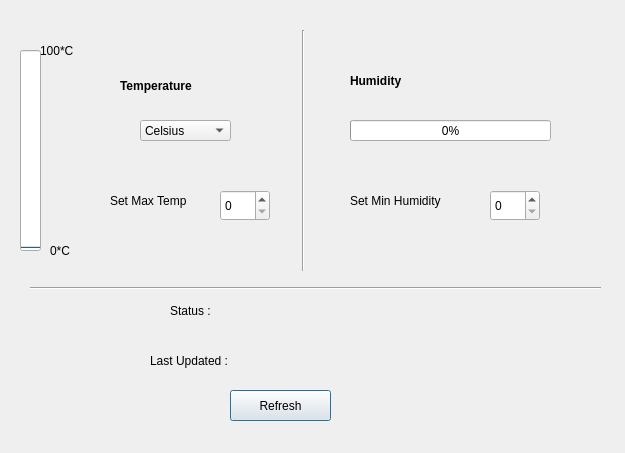
<?xml version="1.0" encoding="UTF-8"?>
<ui version="4.0">
 <class>Dialog</class>
 <widget class="QDialog" name="Dialog">
  <property name="geometry">
   <rect>
    <x>0</x>
    <y>0</y>
    <width>625</width>
    <height>453</height>
   </rect>
  </property>
  <property name="windowTitle">
   <string>Dialog</string>
  </property>
  <widget class="QPushButton" name="pushButton">
   <property name="geometry">
    <rect>
     <x>230</x>
     <y>390</y>
     <width>101</width>
     <height>31</height>
    </rect>
   </property>
   <property name="text">
    <string>Refresh</string>
   </property>
  </widget>
  <widget class="QLabel" name="label_temp">
   <property name="geometry">
    <rect>
     <x>120</x>
     <y>70</y>
     <width>121</width>
     <height>31</height>
    </rect>
   </property>
   <property name="font">
    <font>
     <weight>75</weight>
     <bold>true</bold>
    </font>
   </property>
   <property name="text">
    <string>Temperature</string>
   </property>
  </widget>
  <widget class="QLabel" name="label_humidity">
   <property name="geometry">
    <rect>
     <x>350</x>
     <y>70</y>
     <width>67</width>
     <height>21</height>
    </rect>
   </property>
   <property name="font">
    <font>
     <weight>75</weight>
     <bold>true</bold>
    </font>
   </property>
   <property name="text">
    <string>Humidity</string>
   </property>
  </widget>
  <widget class="QLabel" name="label_temp_value">
   <property name="geometry">
    <rect>
     <x>230</x>
     <y>70</y>
     <width>67</width>
     <height>21</height>
    </rect>
   </property>
   <property name="text">
    <string/>
   </property>
  </widget>
  <widget class="QLabel" name="label_humidity_value">
   <property name="geometry">
    <rect>
     <x>440</x>
     <y>70</y>
     <width>67</width>
     <height>21</height>
    </rect>
   </property>
   <property name="text">
    <string/>
   </property>
  </widget>
  <widget class="QLabel" name="label_status">
   <property name="geometry">
    <rect>
     <x>170</x>
     <y>300</y>
     <width>67</width>
     <height>21</height>
    </rect>
   </property>
   <property name="text">
    <string>Status :</string>
   </property>
  </widget>
  <widget class="QLabel" name="label_status_value">
   <property name="geometry">
    <rect>
     <x>240</x>
     <y>300</y>
     <width>331</width>
     <height>21</height>
    </rect>
   </property>
   <property name="text">
    <string/>
   </property>
  </widget>
  <widget class="QLabel" name="label_time">
   <property name="geometry">
    <rect>
     <x>150</x>
     <y>350</y>
     <width>111</width>
     <height>21</height>
    </rect>
   </property>
   <property name="text">
    <string>Last Updated :</string>
   </property>
  </widget>
  <widget class="QLabel" name="label_time_value">
   <property name="geometry">
    <rect>
     <x>280</x>
     <y>350</y>
     <width>101</width>
     <height>21</height>
    </rect>
   </property>
   <property name="text">
    <string/>
   </property>
  </widget>
  <widget class="QProgressBar" name="progressBar_humidity">
   <property name="geometry">
    <rect>
     <x>350</x>
     <y>120</y>
     <width>201</width>
     <height>21</height>
    </rect>
   </property>
   <property name="value">
    <number>0</number>
   </property>
   <property name="textVisible">
    <bool>true</bool>
   </property>
   <property name="orientation">
    <enum>Qt::Horizontal</enum>
   </property>
  </widget>
  <widget class="QProgressBar" name="progressBar_temp">
   <property name="geometry">
    <rect>
     <x>20</x>
     <y>50</y>
     <width>21</width>
     <height>201</height>
    </rect>
   </property>
   <property name="value">
    <number>0</number>
   </property>
   <property name="textVisible">
    <bool>false</bool>
   </property>
   <property name="orientation">
    <enum>Qt::Vertical</enum>
   </property>
   <property name="invertedAppearance">
    <bool>false</bool>
   </property>
   <property name="textDirection">
    <enum>QProgressBar::TopToBottom</enum>
   </property>
   <property name="format">
    <string>%p%</string>
   </property>
  </widget>
  <widget class="QLabel" name="label">
   <property name="geometry">
    <rect>
     <x>40</x>
     <y>40</y>
     <width>51</width>
     <height>21</height>
    </rect>
   </property>
   <property name="text">
    <string>100*C</string>
   </property>
  </widget>
  <widget class="QLabel" name="label_2">
   <property name="geometry">
    <rect>
     <x>50</x>
     <y>240</y>
     <width>31</width>
     <height>21</height>
    </rect>
   </property>
   <property name="text">
    <string>0*C</string>
   </property>
  </widget>
  <widget class="QComboBox" name="comboBox_temp_unit">
   <property name="geometry">
    <rect>
     <x>140</x>
     <y>120</y>
     <width>91</width>
     <height>21</height>
    </rect>
   </property>
   <property name="contextMenuPolicy">
    <enum>Qt::DefaultContextMenu</enum>
   </property>
   <item>
    <property name="text">
     <string>Celsius</string>
    </property>
   </item>
   <item>
    <property name="text">
     <string>Fahrenheit</string>
    </property>
   </item>
   <item>
    <property name="text">
     <string>Kelvin</string>
    </property>
   </item>
  </widget>
  <widget class="QSpinBox" name="spinBox_temp">
   <property name="geometry">
    <rect>
     <x>220</x>
     <y>190</y>
     <width>50</width>
     <height>31</height>
    </rect>
   </property>
  </widget>
  <widget class="QSpinBox" name="spinBox_humidity">
   <property name="geometry">
    <rect>
     <x>490</x>
     <y>190</y>
     <width>50</width>
     <height>31</height>
    </rect>
   </property>
  </widget>
  <widget class="QLabel" name="label_3">
   <property name="geometry">
    <rect>
     <x>110</x>
     <y>190</y>
     <width>101</width>
     <height>21</height>
    </rect>
   </property>
   <property name="text">
    <string>Set Max Temp</string>
   </property>
  </widget>
  <widget class="QLabel" name="label_4">
   <property name="geometry">
    <rect>
     <x>350</x>
     <y>190</y>
     <width>131</width>
     <height>21</height>
    </rect>
   </property>
   <property name="text">
    <string>Set Min Humidity</string>
   </property>
  </widget>
  <widget class="Line" name="line">
   <property name="geometry">
    <rect>
     <x>30</x>
     <y>280</y>
     <width>571</width>
     <height>16</height>
    </rect>
   </property>
   <property name="orientation">
    <enum>Qt::Horizontal</enum>
   </property>
  </widget>
  <widget class="Line" name="line_2">
   <property name="geometry">
    <rect>
     <x>293</x>
     <y>30</y>
     <width>20</width>
     <height>241</height>
    </rect>
   </property>
   <property name="orientation">
    <enum>Qt::Vertical</enum>
   </property>
  </widget>
 </widget>
 <resources/>
 <connections/>
</ui>
